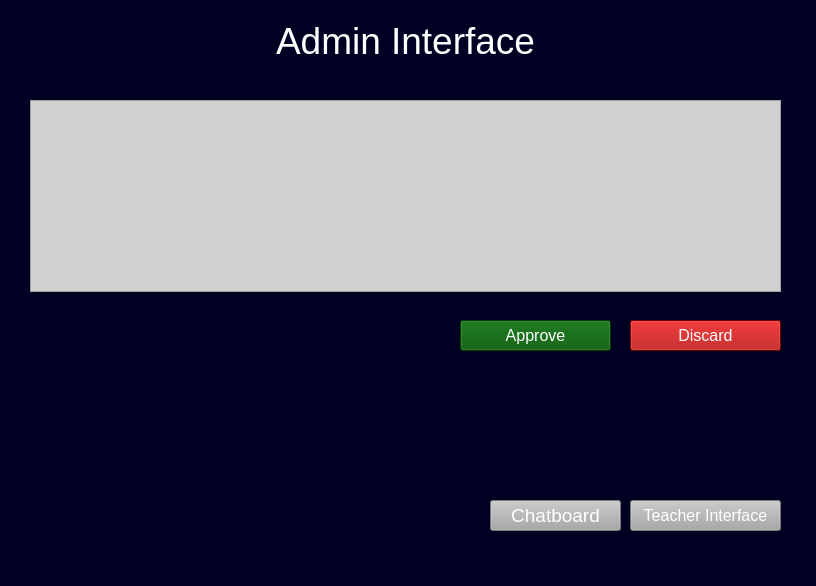
<?xml version="1.0" encoding="UTF-8"?>
<ui version="4.0">
 <class>MainWindow</class>
 <widget class="QMainWindow" name="MainWindow">
  <property name="geometry">
   <rect>
    <x>0</x>
    <y>0</y>
    <width>816</width>
    <height>586</height>
   </rect>
  </property>
  <property name="windowTitle">
   <string>MainWindow</string>
  </property>
  <property name="styleSheet">
   <string notr="true">background-color: rgb(0, 0, 34);</string>
  </property>
  <widget class="QWidget" name="centralwidget">
   <widget class="QLabel" name="label">
    <property name="geometry">
     <rect>
      <x>30</x>
      <y>10</y>
      <width>751</width>
      <height>61</height>
     </rect>
    </property>
    <property name="font">
     <font>
      <pointsize>28</pointsize>
     </font>
    </property>
    <property name="styleSheet">
     <string notr="true">color: rgb(255, 255, 255);</string>
    </property>
    <property name="text">
     <string>Admin Interface</string>
    </property>
    <property name="alignment">
     <set>Qt::AlignCenter</set>
    </property>
   </widget>
   <widget class="QPushButton" name="Back_Log_but">
    <property name="geometry">
     <rect>
      <x>630</x>
      <y>500</y>
      <width>151</width>
      <height>31</height>
     </rect>
    </property>
    <property name="styleSheet">
     <string notr="true">background-color: rgb(167, 168, 167); font-size:12pt; color:rgb(255, 255, 255)</string>
    </property>
    <property name="text">
     <string>Teacher Interface</string>
    </property>
   </widget>
   <widget class="QTableWidget" name="tableWidget">
    <property name="geometry">
     <rect>
      <x>30</x>
      <y>100</y>
      <width>751</width>
      <height>192</height>
     </rect>
    </property>
    <property name="styleSheet">
     <string notr="true">background-color: rgb(209, 209, 209);</string>
    </property>
   </widget>
   <widget class="QPushButton" name="Approve_but">
    <property name="geometry">
     <rect>
      <x>460</x>
      <y>320</y>
      <width>151</width>
      <height>31</height>
     </rect>
    </property>
    <property name="styleSheet">
     <string notr="true"> font-size:12pt; color:rgb(255, 255, 255);
background-color: rgb(0, 85, 0);</string>
    </property>
    <property name="text">
     <string>Approve</string>
    </property>
   </widget>
   <widget class="QPushButton" name="Discard_but">
    <property name="geometry">
     <rect>
      <x>630</x>
      <y>320</y>
      <width>151</width>
      <height>31</height>
     </rect>
    </property>
    <property name="styleSheet">
     <string notr="true">font-size:12pt; color:rgb(255, 255, 255);
background-color: rgb(170, 0, 0);</string>
    </property>
    <property name="text">
     <string>Discard</string>
    </property>
   </widget>
   <widget class="QPushButton" name="Chatboard_but">
    <property name="geometry">
     <rect>
      <x>490</x>
      <y>500</y>
      <width>131</width>
      <height>31</height>
     </rect>
    </property>
    <property name="styleSheet">
     <string notr="true">background-color: rgb(167, 168, 167); font-size:14pt; color:rgb(255, 255, 255)</string>
    </property>
    <property name="text">
     <string>Chatboard</string>
    </property>
   </widget>
  </widget>
  <widget class="QMenuBar" name="menubar">
   <property name="geometry">
    <rect>
     <x>0</x>
     <y>0</y>
     <width>816</width>
     <height>18</height>
    </rect>
   </property>
  </widget>
  <widget class="QStatusBar" name="statusbar"/>
 </widget>
 <resources/>
 <connections/>
</ui>
